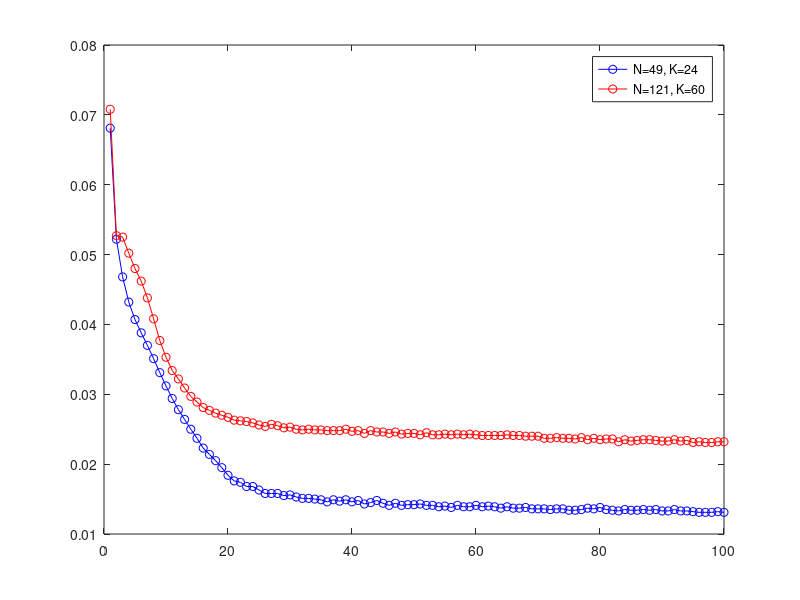

Source code (MATLAB):
x=[1	2	3	4	5	6	7	8	9	10	11	12	13	14	15	16	17	18	19	20 21	22	23	24	25	26	27	28	29	30	31	32	33	34	35	36	37	38	39	40 41	42	43	44	45	46	47	48	49	50	51	52	53	54	55	56	57	58	59	60 61	62	63	64	65	66	67	68	69	70	71	72	73	74	75	76	77	78	79	80 81	82	83	84	85	86	87	88	89	90	91	92	93	94	95	96	97	98	99	100]
x1=[1	2	3	4	5	6	7	8	9	10	11	12	13	14	15	16	17	18	19	20 21	22	23	24	25	26	27	28	29	30	31	32	33	34	35	36	37	38	39	40   41	42	43	44	45	46	47	48	49	50	51	52	53	54	55	56	57	58	59	60 61	62	63	64	65	66	67	68	69	70	71	72	73	74	75	76	77	78	79	80 81	82	83	84	85	86	87	88	89	90	91	92	93	94	95	96	97	98	99	100]

y=[6.81E-02	5.22E-02	4.68E-02	4.32E-02	4.07E-02	3.88E-02	3.70E-02	3.51E-02	3.31E-02	3.12E-02	2.94E-02	2.78E-02	2.64E-02	2.50E-02	2.37E-02	2.23E-02	2.14E-02	2.05E-02	1.95E-02	1.84E-02     1.76E-02	1.74E-02	1.68E-02	1.68E-02	1.63E-02	1.58E-02	1.58E-02	1.58E-02	1.55E-02	1.56E-02	1.53E-02	1.51E-02	1.51E-02	1.50E-02	1.49E-02	1.46E-02	1.49E-02	1.47E-02	1.49E-02	1.46E-02 1.48E-02	1.43E-02	1.45E-02	1.48E-02	1.44E-02	1.41E-02	1.44E-02	1.41E-02	1.42E-02	1.42E-02	1.43E-02	1.41E-02	1.41E-02	1.39E-02	1.40E-02	1.38E-02	1.41E-02	1.39E-02	1.39E-02	1.41E-02 1.39E-02	1.40E-02	1.39E-02	1.37E-02	1.39E-02	1.37E-02	1.37E-02	1.38E-02	1.36E-02	1.36E-02	1.36E-02	1.35E-02	1.36E-02	1.36E-02	1.34E-02	1.34E-02	1.35E-02	1.37E-02	1.36E-02	1.38E-02 1.35E-02	1.34E-02	1.33E-02	1.35E-02	1.34E-02	1.34E-02	1.35E-02	1.34E-02	1.35E-02	1.33E-02	1.33E-02	1.35E-02	1.33E-02	1.33E-02	1.32E-02	1.31E-02	1.31E-02	1.31E-02	1.32E-02	1.31E-02   ]
y1=[7.08E-02	5.27E-02	5.25E-02	5.02E-02	4.80E-02	4.62E-02	4.38E-02	4.08E-02	3.77E-02	3.53E-02	3.34E-02	3.22E-02	3.09E-02	2.97E-02	2.89E-02	2.81E-02	2.77E-02	2.73E-02	2.70E-02	2.67E-02 2.63E-02	2.62E-02	2.61E-02	2.59E-02	2.56E-02	2.54E-02	2.57E-02	2.55E-02	2.52E-02	2.53E-02	2.50E-02	2.49E-02	2.50E-02	2.49E-02	2.49E-02	2.48E-02	2.48E-02	2.48E-02	2.50E-02	2.47E-02    2.48E-02	2.44E-02	2.48E-02	2.46E-02	2.46E-02	2.44E-02	2.46E-02	2.43E-02	2.44E-02	2.44E-02	2.42E-02	2.45E-02	2.42E-02	2.42E-02	2.43E-02	2.42E-02	2.43E-02	2.42E-02	2.43E-02	2.42E-02 2.41E-02	2.41E-02	2.41E-02	2.41E-02	2.42E-02	2.41E-02	2.41E-02	2.40E-02	2.40E-02	2.40E-02	2.37E-02	2.37E-02	2.38E-02	2.37E-02	2.37E-02	2.36E-02	2.38E-02	2.35E-02	2.37E-02	2.35E-02 2.36E-02	2.36E-02	2.32E-02	2.35E-02	2.33E-02	2.34E-02	2.35E-02	2.35E-02	2.34E-02	2.33E-02	2.33E-02	2.35E-02	2.33E-02	2.34E-02	2.31E-02	2.32E-02	2.31E-02	2.31E-02	2.32E-02	2.32E-02]

title('training convergence')
xlabel('epoch')
ylabel('BER')
plot(x,y,'b-o')
hold on
plot(x1,y1,'r-o')
legend('N=49, K=24','N=121, K=60')
